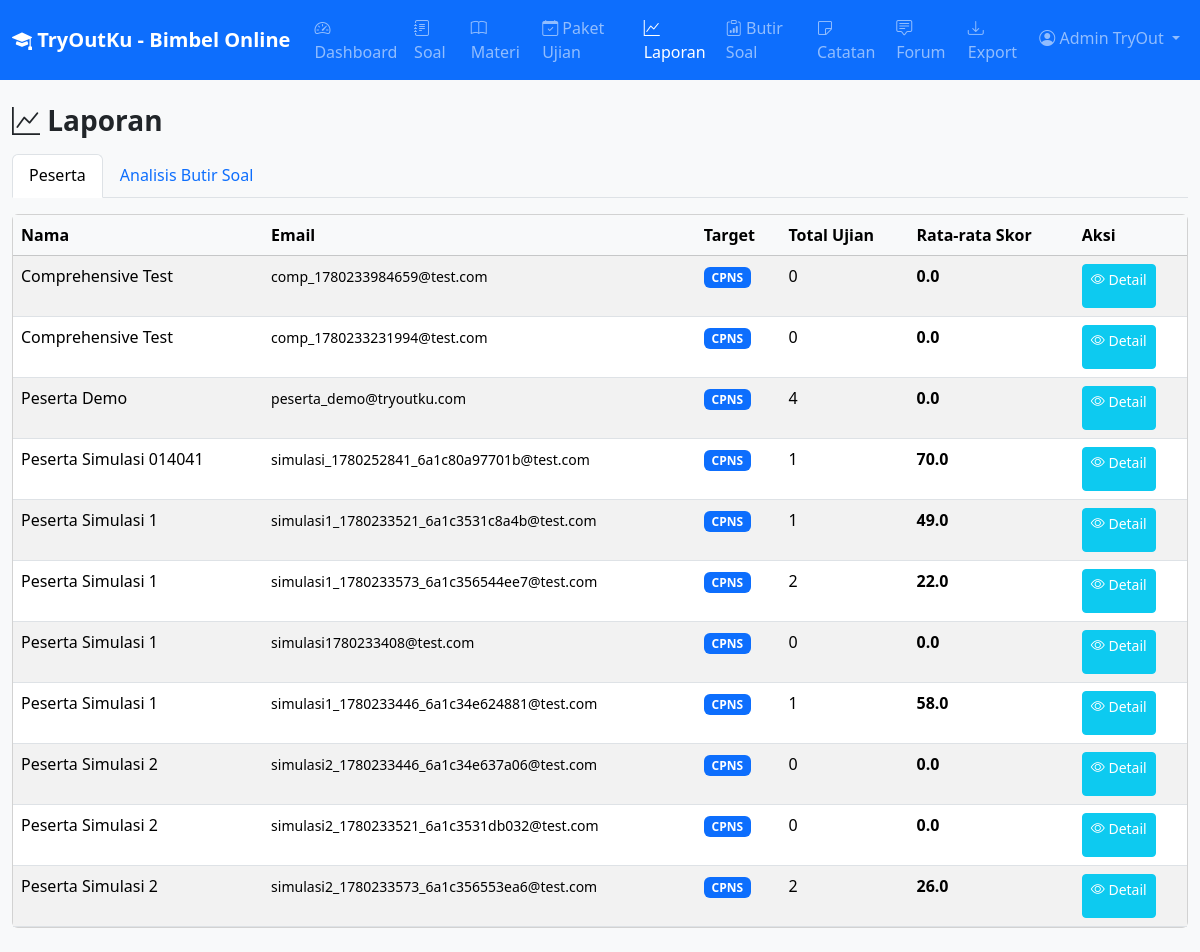
The page /admin/laporan.php?tab=peserta (signed in) on the database its author committed.
### tables this page shows
CREATE TABLE `users` (
  `id` int(11) NOT NULL,
  `nama` varchar(100) NOT NULL,
  `email` varchar(100) NOT NULL,
  `password` varchar(255) NOT NULL,
  `no_hp` varchar(20) DEFAULT NULL,
  `role` enum('admin','peserta') NOT NULL DEFAULT 'peserta',
  `target_ujian` enum('cpns','stan','stis','ipdn') DEFAULT 'cpns',
  `created_at` datetime DEFAULT current_timestamp()
);

### includes/functions.php (called while the page is built, shortened)
<?php
function e($str) {
    return htmlspecialchars($str ?? '', ENT_QUOTES, 'UTF-8');
}

### admin/laporan.php (the view, shortened to what this page needs)
<?php
require_once __DIR__ . '/../includes/functions.php';
$tab = $_GET['tab'] ?? 'peserta';
$peserta = $conn->query("SELECT u.*, COUNT(h.id) as total_ujian, AVG(h.skor_kumulatif) as rata_skor FROM users u LEFT JOIN hasil_ujian h ON u.id = h.user_id WHERE u.role = 'peserta' GROUP BY u.id ORDER BY u.nama");
require_once __DIR__ . '/../includes/header.php';
require_once __DIR__ . '/../includes/navbar_admin.php';
?>
<div class="container py-4">
    <h3 class="fw-bold mb-3"><i class="bi bi-graph-up"></i> Laporan</h3>
    <ul class="nav nav-tabs mb-3">
        <li class="nav-item"><a class="nav-link <?= $tab === 'peserta' ? 'active' : '' ?>" href="?tab=peserta">Peserta</a></li>
        <li class="nav-item"><a class="nav-link <?= $tab === 'butir' ? 'active' : '' ?>" href="?tab=butir">Analisis Butir Soal</a></li>
    </ul>
    <?php if ($tab === 'peserta'): ?>
    <div class="card">
        <div class="card-body p-0">
            <div class="table-responsive">
                <table class="table table-hover table-striped mb-0">
                    <thead class="table-light">
                        <tr><th>Nama</th><th>Email</th><th>Target</th><th>Total Ujian</th><th>Rata-rata Skor</th><th>Aksi</th></tr>
                    </thead>
                    <tbody>
                        <?php while ($row = $peserta->fetch_assoc()): ?>
                        <tr>
                            <td><?= e($row['nama']) ?></td>
                            <td><small><?= e($row['email']) ?></small></td>
                            <td><span class="badge bg-primary"><?= strtoupper($row['target_ujian']) ?></span></td>
                            <td><?= $row['total_ujian'] ?></td>
                            <td class="fw-bold"><?= number_format($row['rata_skor'] ?? 0, 1) ?></td>
                            <td>
                                <a href="detail_peserta.php?id=<?= $row['id'] ?>" class="btn btn-sm btn-info text-white"><i class="bi bi-eye"></i> Detail</a>
                            </td>
                        </tr>
                        <?php endwhile; ?>
                    </tbody>
                </table>
            </div>
        </div>
    </div>
    <?php endif; ?>
</div>
<?php require_once __DIR__ . '/../includes/footer.php'; ?>

### assets/css/custom.css (style rules this page uses)
:root { --primary-color: #0d6efd; --success-color: #198754; --danger-color: #dc3545; --warning-color: #ffc107; }
body { font-family: 'Segoe UI', Tahoma, Geneva, Verdana, sans-serif; -webkit-tap-highlight-color: transparent; }
.btn, .opsi-jawaban, .list-group-item-action, .nav-link, .dropdown-item, .form-check-input, .accordion-button { min-height: 44px; }
.container, .container-fluid { max-width: 100vw; overflow-x: hidden; }
.table-responsive { -webkit-overflow-scrolling: touch; }

### rows shown on the page
users: nama "Comprehensive Test", email "comp_1780233984659@test.com", target_ujian "CPNS", total_ujian "0", rata_skor "0.0"
users: nama "Comprehensive Test", email "comp_1780233231994@test.com", target_ujian "CPNS", total_ujian "0", rata_skor "0.0"
users: nama "Peserta Demo", email "peserta_demo@tryoutku.com", target_ujian "CPNS", total_ujian "4", rata_skor "0.0"
users: nama "Peserta Simulasi 014041", email "simulasi_1780252841_6a1c80a97701b@test.com", target_ujian "CPNS", total_ujian "1", rata_skor "70.0"
users: nama "Peserta Simulasi 1", email "simulasi1_1780233521_6a1c3531c8a4b@test.com", target_ujian "CPNS", total_ujian "1", rata_skor "49.0"
users: nama "Peserta Simulasi 1", email "simulasi1_1780233573_6a1c356544ee7@test.com", target_ujian "CPNS", total_ujian "2", rata_skor "22.0"
users: nama "Peserta Simulasi 1", email "simulasi1780233408@test.com", target_ujian "CPNS", total_ujian "0", rata_skor "0.0"
users: nama "Peserta Simulasi 1", email "simulasi1_1780233446_6a1c34e624881@test.com", target_ujian "CPNS", total_ujian "1", rata_skor "58.0"
users: nama "Peserta Simulasi 2", email "simulasi2_1780233446_6a1c34e637a06@test.com", target_ujian "CPNS", total_ujian "0", rata_skor "0.0"
users: nama "Peserta Simulasi 2", email "simulasi2_1780233521_6a1c3531db032@test.com", target_ujian "CPNS", total_ujian "0", rata_skor "0.0"
users: nama "Peserta Simulasi 2", email "simulasi2_1780233573_6a1c356553ea6@test.com", target_ujian "CPNS", total_ujian "2", rata_skor "26.0"

### other values the page prints
APP_NAME "TryOutKu - Bimbel Online"
$_SESSION['nama'] "Admin TryOut"
